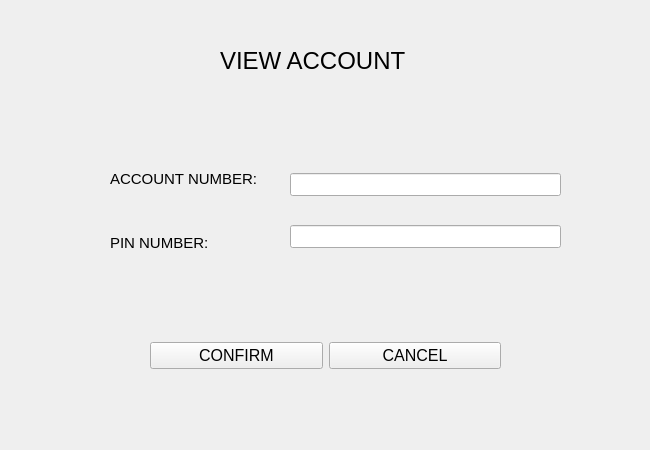
<?xml version="1.0" encoding="UTF-8"?>
<ui version="4.0">
 <class>admin_view</class>
 <widget class="QWidget" name="admin_view">
  <property name="geometry">
   <rect>
    <x>0</x>
    <y>0</y>
    <width>650</width>
    <height>450</height>
   </rect>
  </property>
  <property name="minimumSize">
   <size>
    <width>650</width>
    <height>450</height>
   </size>
  </property>
  <property name="maximumSize">
   <size>
    <width>650</width>
    <height>450</height>
   </size>
  </property>
  <property name="windowTitle">
   <string>View Account</string>
  </property>
  <widget class="QLabel" name="label">
   <property name="geometry">
    <rect>
     <x>220</x>
     <y>30</y>
     <width>251</width>
     <height>61</height>
    </rect>
   </property>
   <property name="font">
    <font>
     <pointsize>18</pointsize>
     <weight>50</weight>
     <bold>false</bold>
    </font>
   </property>
   <property name="text">
    <string>VIEW ACCOUNT</string>
   </property>
  </widget>
  <widget class="QWidget" name="verticalLayoutWidget">
   <property name="geometry">
    <rect>
     <x>290</x>
     <y>150</y>
     <width>271</width>
     <height>121</height>
    </rect>
   </property>
   <layout class="QVBoxLayout" name="verticalLayout">
    <item>
     <widget class="QLineEdit" name="sys_an">
      <property name="font">
       <font>
        <pointsize>10</pointsize>
       </font>
      </property>
      <property name="text">
       <string/>
      </property>
      <property name="maxLength">
       <number>12</number>
      </property>
     </widget>
    </item>
    <item>
     <widget class="QLineEdit" name="sys_pin">
      <property name="font">
       <font>
        <pointsize>10</pointsize>
       </font>
      </property>
      <property name="text">
       <string/>
      </property>
      <property name="maxLength">
       <number>6</number>
      </property>
      <property name="echoMode">
       <enum>QLineEdit::Password</enum>
      </property>
     </widget>
    </item>
   </layout>
  </widget>
  <widget class="QWidget" name="verticalLayoutWidget_2">
   <property name="geometry">
    <rect>
     <x>110</x>
     <y>150</y>
     <width>165</width>
     <height>121</height>
    </rect>
   </property>
   <layout class="QVBoxLayout" name="verticalLayout_2">
    <item>
     <widget class="QLabel" name="label_4">
      <property name="font">
       <font>
        <pointsize>11</pointsize>
       </font>
      </property>
      <property name="text">
       <string>ACCOUNT NUMBER:</string>
      </property>
     </widget>
    </item>
    <item>
     <widget class="QLabel" name="label_3">
      <property name="font">
       <font>
        <pointsize>11</pointsize>
       </font>
      </property>
      <property name="text">
       <string>PIN NUMBER:</string>
      </property>
     </widget>
    </item>
   </layout>
  </widget>
  <widget class="QWidget" name="horizontalLayoutWidget">
   <property name="geometry">
    <rect>
     <x>150</x>
     <y>310</y>
     <width>351</width>
     <height>91</height>
    </rect>
   </property>
   <layout class="QHBoxLayout" name="horizontalLayout">
    <item>
     <widget class="QPushButton" name="sys_confirm">
      <property name="font">
       <font>
        <pointsize>12</pointsize>
       </font>
      </property>
      <property name="text">
       <string>CONFIRM</string>
      </property>
     </widget>
    </item>
    <item>
     <widget class="QPushButton" name="sys_cancel">
      <property name="font">
       <font>
        <pointsize>12</pointsize>
       </font>
      </property>
      <property name="text">
       <string>CANCEL</string>
      </property>
     </widget>
    </item>
   </layout>
  </widget>
 </widget>
 <resources/>
 <connections/>
</ui>
